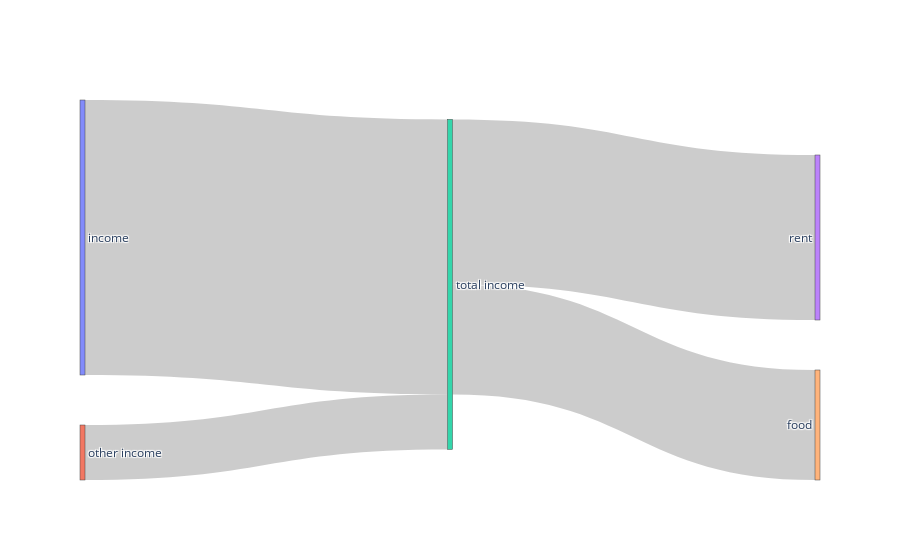

The cell this chart's notebook holds for it:
### Markdown cell above
### Simple Example

### Code cell
#data
label = ['income', 'other income', 'total income', 'rent', 'food']
source = [0, 1, 2, 2]
target = [2, 2, 3, 4]
value = [10, 2, 6, 4]

#data to dict, dict to sankey
link = dict(source = source, target = target, value = value)
node = dict(label = label, pad = 50, thickness = 5)
data = go.Sankey(link = link, node = node)

#plot
fig = go.Figure(data)
fig.show()

### Figure 1 — Plotly figure (JSON) as saved in the notebook; plotly's stock layout.template omitted (floating-point values rounded to 4 significant figures)
{"data": [{"link": {"source": [0, 1, 2, 2], "target": [2, 2, 3, 4], "value": [10, 2, 6, 4]}, "node": {"label": ["income", "other income", "total income", "rent", "food"], "pad": 50, "thickness": 5}, "type": "sankey"}], "layout": {}}
